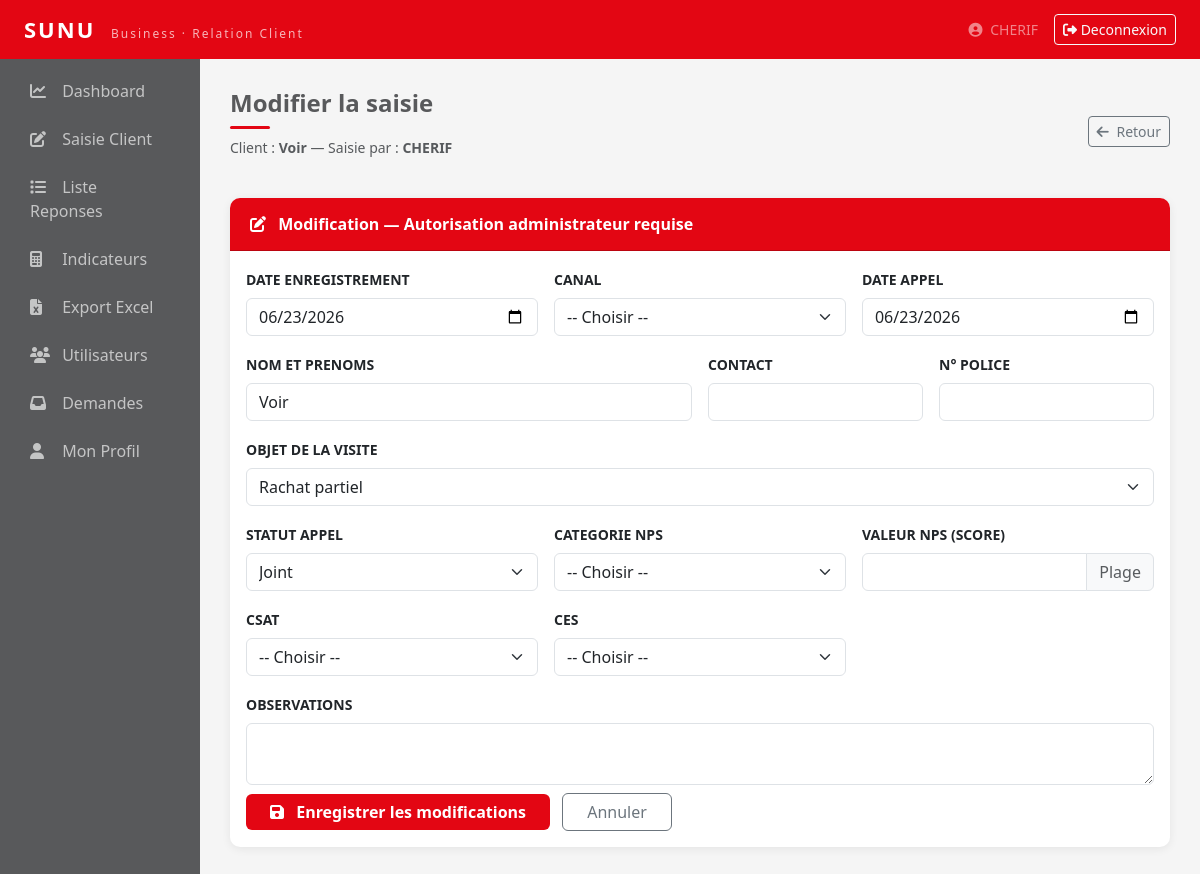
Screenshot of /saisie/modifier/12/ (signed in) with the database file from the repository.
### relation_client/models.py (models this page shows, shortened)
class ReponseClient(models.Model):
    CANAL_CHOICES = [('Call Center VIE','Call Center VIE'),('Call Center IARD','Call Center IARD'),('Espace Conseil VIE','Espace Conseil VIE')]
    CSAT_CHOICES = [('Satisfait','Satisfait'),('Insatisfait','Insatisfait')]
    CES_CHOICES = [('Effort faible','Effort faible'),('Effort modere','Effort modere'),('Effort eleve','Effort eleve')]
    STATUT_CHOICES = [('Joint','Joint'),('Injoignable','Injoignable'),('Pas de reponse','Pas de reponse')]
    NPS_CHOICES = [('Promoteur','Promoteur'),('Passif','Passif'),('Detracteur','Detracteur')]
    date_enregistrement = models.DateField()
    cc = models.ForeignKey(User, on_delete=models.CASCADE)
    nom_prenoms = models.CharField(max_length=100)
    contact = models.CharField(max_length=20)
    numero_police = models.CharField(max_length=50, blank=True, null=True)
    objet_visite = models.CharField(max_length=200, blank=True, null=True)
    canal = models.CharField(max_length=30, choices=CANAL_CHOICES)
    sous_canal = models.CharField(max_length=50, blank=True, null=True)
    date_appel = models.DateField()
    statut_appel = models.CharField(max_length=20, choices=STATUT_CHOICES)
    nps_score = models.IntegerField(blank=True, null=True)
    categorie_nps = models.CharField(max_length=20, choices=NPS_CHOICES, blank=True)
    csat = models.CharField(max_length=20, choices=CSAT_CHOICES, blank=True)
    ces = models.CharField(max_length=20, choices=CES_CHOICES, blank=True)
    motif_insatisfaction = models.TextField(blank=True, null=True)
    observations = models.TextField(blank=True, null=True)
    date_saisie = models.DateTimeField(auto_now_add=True)
    class Meta:
        verbose_name = 'Reponse Client'
        ordering = ['-date_appel']

### relation_client/views.py (the view, shortened to what this page needs)
# urls.py: path('saisie/modifier/<int:saisie_id>/', views.modifier_saisie, name='modifier_saisie'),
@staff_member_required(login_url='login')
def modifier_saisie(request, saisie_id):
    saisie = get_object_or_404(ReponseClient, id=saisie_id)
    return render(request, 'relation_client/modifier_saisie.html', {'saisie': saisie})

### relation_client/templates/relation_client/modifier_saisie.html (shortened to what this page needs)
{% extends 'relation_client/base.html' %}
{% block content %}
<div class="d-flex justify-content-between align-items-center mb-4">
    <div>
        <h4 style="color:#58595B;font-weight:600">Modifier la saisie</h4>
        <div style="width:40px;height:3px;background:#E30613;border-radius:2px;margin-top:6px"></div>
        <p class="text-muted small mt-2">
            Client : <strong>{{ saisie.nom_prenoms }}</strong> —
            Saisie par : <strong>{{ saisie.cc.username }}</strong>
        </p>
    </div>
    <a href="{% url 'liste' %}" class="btn btn-outline-secondary btn-sm">
        <i class="fas fa-arrow-left me-1"></i> Retour
    </a>
</div>
<div class="card">
    <div class="card-header">
        <i class="fas fa-edit me-2"></i> Modification — Autorisation administrateur requise
    </div>
    <div class="card-body">
        <form method="post">
            <div class="row g-3">
                <div class="col-md-4">
                    <label class="form-label fw-semibold small text-uppercase">Date enregistrement</label>
                    <input type="date" name="date_enregistrement" class="form-control"
                           value="{{ saisie.date_enregistrement|date:'Y-m-d' }}" required/>
                </div>
                <div class="col-md-4">
                    <label class="form-label fw-semibold small text-uppercase">Canal</label>
                    <select name="canal" id="canal" class="form-select" onchange="gererSousCanal()" required>
                        <option value="">-- Choisir --</option>
                    </select>
                </div>
                <div class="col-md-4">
                    <label class="form-label fw-semibold small text-uppercase">Date appel</label>
                    <input type="date" name="date_appel" class="form-control"
                           value="{{ saisie.date_appel|date:'Y-m-d' }}" required/>
                </div>
                <div class="col-md-6">
                    <label class="form-label fw-semibold small text-uppercase">Nom et Prenoms</label>
                    <input type="text" name="nom_prenoms" class="form-control"
                           value="{{ saisie.nom_prenoms }}" required/>
                </div>
                <div class="col-md-3">
                    <label class="form-label fw-semibold small text-uppercase">Contact</label>
                    <input type="tel" name="contact" class="form-control" value="{{ saisie.contact }}"
                           oninput="this.value = this.value.replace(/[^0-9]/g, '');"/>
                </div>
                <div class="col-md-3">
                    <label class="form-label fw-semibold small text-uppercase">N° Police</label>
                    <input type="text" name="numero_police" class="form-control" value="{{ saisie.numero_police }}"/>
                </div>
                <div class="col-md-12">
                    <label class="form-label fw-semibold small text-uppercase">Objet de la visite</label>
                    <select name="objet_visite" id="objet_visite" class="form-select" onchange="gererObjetAutre()" required>
                        <option value="Rachat partiel" {% if saisie.objet_visite == "Rachat partiel" %}selected{% endif %}>Rachat partiel</option>
                    </select>
                </div>
                <div class="col-md-4">
                    <label class="form-label fw-semibold small text-uppercase">Statut Appel</label>
                    <select name="statut_appel" class="form-select" required>
                        <option value="Joint" {% if saisie.statut_appel == 'Joint' %}selected{% endif %}>Joint</option>
                    </select>
                </div>
                <div class="col-md-4">
                    <label class="form-label fw-semibold small text-uppercase">Categorie NPS</label>
                    <select name="categorie_nps" id="categorie_nps" class="form-select" onchange="changerValeurNPS()">
                        <option value="">-- Choisir --</option>
                    </select>
                </div>
                <div class="col-md-4">
                    <label class="form-label fw-semibold small text-uppercase">Valeur NPS (Score)</label>
                    <div class="input-group">
                        <input type="number" name="nps_score" id="nps_score" class="form-control" readonly required/>
                        <span class="input-group-text bg-light text-muted small" id="nps_info_label">Plage</span>
                    </div>
                </div>
                <div class="col-md-4">
                    <label class="form-label fw-semibold small text-uppercase">CSAT</label>
                    <select name="csat" id="csat" class="form-select" onchange="gererMotifInsatisfaction()">
                        <option value="">-- Choisir --</option>
                    </select>
                </div>
                <div class="col-md-4">
                    <label class="form-label fw-semibold small text-uppercase">CES</label>
                    <select name="ces" class="form-select">
                        <option value="">-- Choisir --</option>
                    </select>
                </div>
                <div class="col-md-12">
                    <label class="form-label fw-semibold small text-uppercase">Observations</label>
                    <textarea name="observations" class="form-control" rows="2">{{ saisie.observations }}</textarea>
                </div>
                <div class="col-md-12 mt-2">
                    <button type="submit" class="btn btn-sunu px-4">
                        <i class="fas fa-save me-2"></i> Enregistrer les modifications
                    </button>
                    <a href="{% url 'liste' %}" class="btn btn-outline-secondary ms-2 px-4">
                        Annuler
                    </a>
                </div>
            </div>
        </form>
    </div>
</div>
{% endblock %}

### relation_client/templates/relation_client/base.html (shortened to what this page needs)
<!DOCTYPE html>
<html lang="fr">
<head>
    <link href="https://cdn.jsdelivr.net/npm/bootstrap@5.3.0/dist/css/bootstrap.min.css" rel="stylesheet"/>
    <link href="https://cdnjs.cloudflare.com/ajax/libs/font-awesome/6.4.0/css/all.min.css" rel="stylesheet"/>
</head>
<body>
<nav class="navbar navbar-expand-lg">
    <div class="container-fluid px-4">
        <a class="navbar-brand" href="{% url 'dashboard' %}">
            SUNU <span>Business · Relation Client</span>
        </a>
        <div class="ms-auto d-flex align-items-center gap-3">
            <a href="{% url 'profil' %}" class="text-white-50 small text-decoration-none">
                <i class="fas fa-user-circle me-1"></i>
                {{ request.user.get_full_name|default:request.user.username }}
            </a>
            <a href="{% url 'logout' %}" class="btn btn-sm btn-outline-light">
                <i class="fas fa-sign-out-alt"></i> Deconnexion
            </a>
        </div>
    </div>
</nav>
<div class="container-fluid">
    <div class="row">
        <div class="col-md-2 p-0 sidebar">
            <ul class="nav flex-column mt-2">
                <li class="nav-item">
                    <a class="nav-link {% if request.resolver_match.url_name == 'dashboard' %}active{% endif %}"
                       href="{% url 'dashboard' %}">
                        <i class="fas fa-chart-line me-2"></i> Dashboard
                    </a>
                </li>
                <li class="nav-item">
                    <a class="nav-link {% if request.resolver_match.url_name == 'saisie' %}active{% endif %}"
                       href="{% url 'saisie' %}">
                        <i class="fas fa-edit me-2"></i> Saisie Client
                    </a>
                </li>
                <li class="nav-item">
                    <a class="nav-link {% if request.resolver_match.url_name == 'liste' %}active{% endif %}"
                       href="{% url 'liste' %}">
                        <i class="fas fa-list me-2"></i> Liste Reponses
                    </a>
                </li>
                <li class="nav-item">
                    <a class="nav-link {% if request.resolver_match.url_name == 'indicateurs' %}active{% endif %}"
                       href="{% url 'indicateurs' %}">
                        <i class="fas fa-calculator me-2"></i> Indicateurs
                    </a>
                </li>
                <li class="nav-item">
                    <a class="nav-link {% if request.resolver_match.url_name == 'export' %}active{% endif %}"
                       href="{% url 'export' %}">
                        <i class="fas fa-file-excel me-2"></i> Export Excel
                    </a>
                </li>
                {% if request.user.is_staff %}
                <li class="nav-item">
                    <a class="nav-link {% if request.resolver_match.url_name == 'gestion_utilisateurs' %}active{% endif %}"
                       href="{% url 'gestion_utilisateurs' %}">
                        <i class="fas fa-users me-2"></i> Utilisateurs
                    </a>
                </li>
                <li class="nav-item">
                    <a class="nav-link {% if request.resolver_match.url_name == 'demandes_admin' %}active{% endif %}"
                       href="{% url 'demandes_admin' %}">
                        <i class="fas fa-inbox me-2"></i> Demandes
                    </a>
                </li>
                {% endif %}
                <li class="nav-item">
                    <a class="nav-link {% if request.resolver_match.url_name == 'profil' %}active{% endif %}"
                       href="{% url 'profil' %}">
                        <i class="fas fa-user me-2"></i> Mon Profil
                    </a>
                </li>
            </ul>
        </div>
        <div class="col-md-10 main-content">
            {% block content %}{% endblock %}
        </div>
    </div>
</div>
</body>
</html>

### relation_client/templates/relation_client/base.html (style rules this page uses)
:root { --sunu-red: #E30613; --sunu-dark-red: #B8050F; --sunu-gray: #58595B; }
body { background: #F5F5F5; font-family: 'Segoe UI', sans-serif; }
.navbar { background: var(--sunu-red) !important; }
.navbar-brand { color: #fff !important; font-size: 22px; font-weight: 700; letter-spacing: 2px; }
.navbar-brand span { color: rgba(255,255,255,0.7); font-size: 12px; font-weight: 400; margin-left: 8px; }
.sidebar { background: var(--sunu-gray); min-height: calc(100vh - 56px); padding-top: 20px; }
.sidebar .nav-link { color: rgba(255,255,255,0.65); padding: 10px 20px; border-radius: 6px; margin: 2px 10px; transition: all .18s; }
.sidebar .nav-link i { width: 20px; }
.main-content { padding: 30px; }
.card { border: none; border-radius: 10px; box-shadow: 0 2px 10px rgba(0,0,0,0.07); }
.card-header { background: var(--sunu-red); color: white; border-radius: 10px 10px 0 0 !important; padding: 14px 20px; font-weight: 600; }
.btn-sunu { background: var(--sunu-red); color: white; border: none; font-weight: 600; }

### rows the page displays
ReponseClient: nom_prenoms "Voir", cc.username "CHERIF", date_enregistrement "06/23/2026", date_appel "06/23/2026", objet_visite "Rachat partiel", statut_appel "Joint"

### other values shown
{{ request.user.get_full_name|default:request.user.username }} "CHERIF"
